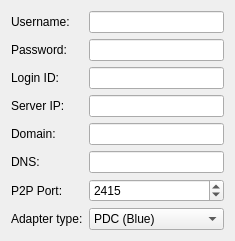
     <widget class="QWidget" name="ma">
      <layout class="QFormLayout" name="formLayout_8">
       <item row="0" column="0">
        <widget class="QLabel" name="usernameLabel">
         <property name="text">
          <string>Username:</string>
         </property>
        </widget>
       </item>
       <item row="0" column="1">
        <widget class="QLineEdit" name="adapterUsername"/>
       </item>
       <item row="1" column="0">
        <widget class="QLabel" name="passwordLebel">
         <property name="text">
          <string>Password:</string>
         </property>
        </widget>
       </item>
       <item row="1" column="1">
        <widget class="QLineEdit" name="adapterPassword"/>
       </item>
       <item row="3" column="0">
        <widget class="QLabel" name="label_38">
         <property name="text">
          <string>Server IP:</string>
         </property>
        </widget>
       </item>
       <item row="3" column="1">
        <widget class="QLineEdit" name="adapterServer">
         <property name="maxLength">
          <number>16</number>
         </property>
        </widget>
       </item>
       <item row="5" column="0">
        <widget class="QLabel" name="dnsLabel">
         <property name="text">
          <string>DNS:</string>
         </property>
        </widget>
       </item>
       <item row="5" column="1">
        <widget class="QLineEdit" name="adapterDns"/>
       </item>
       <item row="6" column="0">
        <widget class="QLabel" name="p2pPortLabel">
         <property name="text">
          <string>P2P Port:</string>
         </property>
        </widget>
       </item>
       <item row="6" column="1">
        <widget class="QSpinBox" name="adaterP2PPort">
         <property name="minimum">
          <number>1</number>
         </property>
         <property name="maximum">
          <number>65535</number>
         </property>
         <property name="value">
          <number>2415</number>
         </property>
        </widget>
       </item>
       <item row="7" column="0">
        <widget class="QLabel" name="adapterTypelabel">
         <property name="text">
          <string>Adapter type:</string>
         </property>
        </widget>
       </item>
       <item row="7" column="1">
        <widget class="QComboBox" name="adapterType">
         <property name="currentText">
          <string>PDC (Blue)</string>
         </property>
         <property name="currentIndex">
          <number>0</number>
         </property>
         <item>
          <property name="text">
           <string>PDC (Blue)</string>
          </property>
         </item>
         <item>
          <property name="text">
           <string>CDMAone (Yellow)</string>
          </property>
         </item>
         <item>
          <property name="text">
           <string>PHS (Green)</string>
          </property>
         </item>
         <item>
          <property name="text">
           <string>DDI (Red)</string>
          </property>
         </item>
        </widget>
       </item>
       <item row="4" column="0">
        <widget class="QLabel" name="label_39">
         <property name="text">
          <string>Domain:</string>
         </property>
        </widget>
       </item>
       <item row="4" column="1">
        <widget class="QLineEdit" name="adapterDomain"/>
       </item>
       <item row="2" column="0">
        <widget class="QLabel" name="label_40">
         <property name="text">
          <string>Login ID:</string>
         </property>
        </widget>
       </item>
       <item row="2" column="1">
        <widget class="QLineEdit" name="adapterId"/>
       </item>
      </layout>
     </widget>
